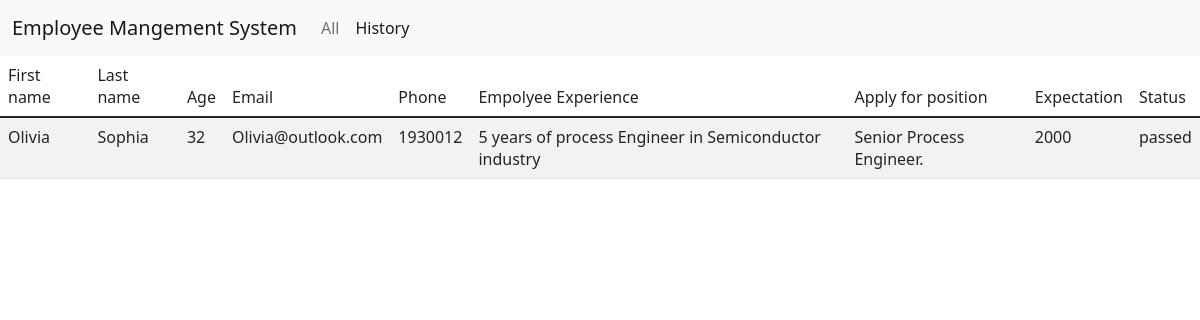
The page /BRMapp/history/ on the database its author committed.
### BRMapp/models.py (models this page shows, shortened)
class Applier(models.Model):
    fname = models.CharField(max_length=100)
    lname = models.CharField(max_length=100)
    age = models.IntegerField()
    phone = models.IntegerField(max_length=100)
    email = models.EmailField(max_length=100)
    intro = models.TextField(default='')
    position = models.TextField(default='')
    expect = models.IntegerField(max_length=100)
    passed = models.IntegerField(default=0)

### BRMapp/views.py (the view)
# urls.py: path('history/', views.view_history),
def view_history(request):
    results = Applier.objects.filter(passed__gt=0)
    res = render(request, 'BRMapp/temp.html', {'employee': results, 'title': 'History',
                                               'editable': False, 'active': ['', 'active']})
    return res

### templates/BRMapp/temp.html (shortened to what this page needs)
<!DOCTYPE html
        {% load static %}
        <html lang="en" dir="ltr">
<head>
    <link href="https://cdn.jsdelivr.net/npm/bootstrap@5.1.1/dist/css/bootstrap.min.css" rel="stylesheet"
>
    <link rel="stylesheet" href="{% static 'css/BRMstyle.css' %}">
</head>
<body>
<div id="main">
    <nav class="navbar navbar-expand-lg navbar-light bg-light">
        <div class="container-fluid">
            <a class="navbar-brand" href="#">Employee Mangement System</a>
            <div class="collapse navbar-collapse" id="navbarSupportedContent">
                <ul class="navbar-nav me-auto mb-2 mb-lg-0">
                    <li class="nav-item">
                        <a class="nav-link {{ active.0 }}" aria-current="page" href="/">All</a>
                    </li>
                    <li class="nav-item">
                        <a class="nav-link {{ active.1 }}" href="/history/">History</a>
                    </li>
                </ul>
            </div>
        </div>
    </nav>
    <table class="table table-striped">
        <thead>
        <tr>
            <td>First name</td>
            <td>Last name</td>
            <td>Age</td>
            <td>Email</td>
            <td>Phone</td>
            <td>Empolyee Experience</td>
            <td>Apply for position</td>
            <td>Expectation</td>
            {% if  editable %}
                <td>Operation</td>
            {% else %}
                <td>Status</td>
            {% endif %}
        </tr>
        </thead>
        <tbody>
        {% for e in employee %}
            <tr>
                <td>{{ e.fname }}</td>
                <td>{{ e.lname }}</td>
                <td>{{ e.age }}</td>
                <td>{{ e.email }}</td>
                <td>{{ e.phone }}</td>
                <td>{{ e.intro }}</td>
                <td>{{ e.position }}</td>
                <td>{{ e.expect }}</td>
                {% if editable %}
                    <td><a href="/api/passed?id={{ e.pk }}" class="btn btn-primary" role="button">Pass</a>
                        <a href="/api/reject?id={{ e.pk }}" class="btn btn-danger" role="button">Reject</a></td>
                {% elif e.passed == 1 %}
                    <td>passed</td>
                {% elif e.passed == 2 %}
                    <td>rejected</td>
                {% endif %}
            </tr>
        {% endfor %}
        </tbody>
    </table>
</div>
</body>
</html>

### rows shown on the page
Applier: fname "Olivia", lname "Sophia", age "32", email "Olivia@outlook.com", phone "1930012", intro "5 years of process Engineer in Semiconductor industry", position "Senior Process Engineer.", expect "2000", passed "passed"
